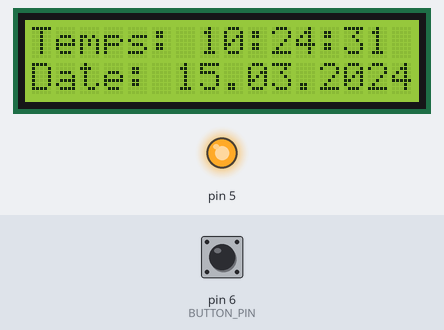
A sketch run on a simulated Arduino Uno, built with avr-gcc and run on an emulated ATmega328P. Shown: 16×2 character LCD, output pins drawn as LEDs (lit = HIGH). Inputs (shaded band) come from the test bench; at power-on: pin 6 (BUTTON_PIN) HIGH. The local clock reads 2024-03-15 10:24:30 at power-on unless the sketch sets it.

Above: at 1.2 s.
1.3 s: pin 6 (BUTTON_PIN) pulled LOW for 0.15 s
At 2.6 s:
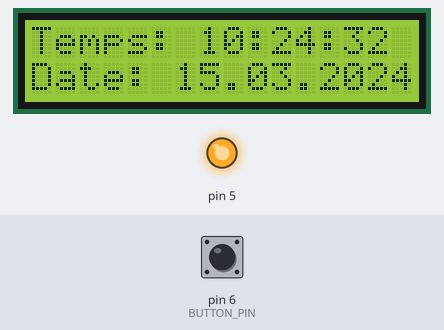
2.9 s: pin 6 (BUTTON_PIN) pulled LOW for 1 s
At 3.7 s:
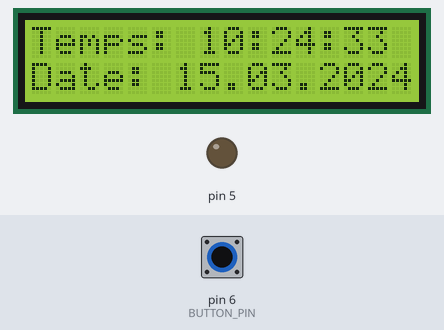
Timing chart, 0 to 5.9 s (numbered marks = the images above; inputs shaded):
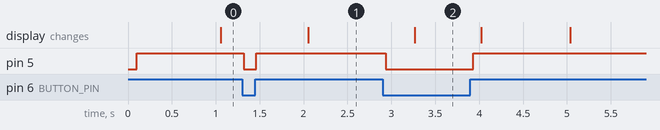

Measured:
- after the input at 1.3 s, pin 5: HIGH → LOW at once, → HIGH 0.15 s later
- after the input at 2.9 s, pin 5: HIGH → LOW at once, → HIGH 0.99 s later

The sketch:

ISIM_code.ino
```cpp
/*Sonette_ISIM*/
// 53s
#include<Wire.h>
#include <DS3231.h>
#include <LiquidCrystal_I2C.h>
const int BUTTON_PIN = 6;
LiquidCrystal_I2C lcd(0x27, 2, 1, 0, 4, 5, 6, 7, 3, POSITIVE);
DS3231  rtc(SDA, SCL);
Time t;
void setup() {

   Serial.begin(115200);
   rtc.begin();
    // rtc.setDOW(FRIDAY);
    // rtc.setTime(18, 36, 00);
    // rtc.setDate(22, 11, 2024);
    lcd.begin(16,2);
    pinMode(5, OUTPUT);
pinMode(BUTTON_PIN, INPUT_PULLUP);
}

void loop() {

t = rtc.getTime();
 lcd.setCursor(0,0);
 lcd.print("Temps: ");
 lcd.print(rtc.getTimeStr());
 lcd.setCursor(0,1);
 lcd.print("Date: ");
 lcd.print(rtc.getDateStr());

digitalWrite(5,HIGH);

jour_son(1);
 jour_son(2);
  jour_son(3);
   jour_son(4);
    jour_son(6);
     vendredi_son();

      int buttonState = digitalRead(BUTTON_PIN);

  if (buttonState == LOW) {
    digitalWrite(5, LOW);
  }
  else
  if (buttonState == HIGH) {
    digitalWrite(5, HIGH);
  }
}


void son(int d, int h , int m , int s){

  if(t.dow == d && t.hour==h && t.min ==m && t.sec == s)
{
digitalWrite(5,LOW);
delay(4000);
digitalWrite(5,HIGH);
}
}

//************************************lundi ----- Samedi**********************************
void jour_son(int j){

son(j,8,20,0);
 son(j,8,30,0);
  //son(j,10,30,0);
   son(j,10,55,0);
    son(j,11,10,0);
     //son(j,11,30,0);
     // son(j,12,30,0);
       son(j,13,30,0);
     // son(j,14,30,0);
    // son(j,15,30,0);
    son(j,16,0,0);
   son(j,16,15,0);
 // son(j,16,30,0);
 //son(j,17,30,0);
son(j,18,30,0);

  }

//************************************vendredi**********************************
  void vendredi_son(void){

son(5,8,20,0);
 son(5,8,30,0);
  son(5,10,20,0);
   son(5,10,35,0);
   // son(5,11,30,0);
    // son(5,12,30,0);
      son(5,13,30,0);
    // son(5,14,30,0);
   // son(5,15,30,0);
   son(5,16,30,0);
  son(5,16,45,0);
// son(5,17,30,0);
son(5,18,30,0);

}


/*                                          RAMADAN
///************************************lundi ----- Samedi**********************************
void jour_son(int j){

//son(j,23,2,0);  //essai

son(j,8,30,0);
 son(j,9,30,0);
  son(j,10,30,0);
   son(j,10,55,0);
    son(j,11,10,0);
     son(j,11,30,0);
      son(j,12,30,0);
       son(j,13,30,0);
      son(j,14,30,0);
     son(j,15,30,0);
    son(j,16,0,0);
   son(j,16,15,0);
  son(j,16,30,0);
 son(j,17,30,0);
son(j,18,30,0);

  }

//************************************vendredi**********************************
  void vendredi_son(void){

son(5,8,30,0);
 son(5,9,30,0);
  son(5,10,20,0);
   son(5,10,35,0);
    son(5,11,30,0);
     son(5,12,30,0);
      son(5,13,30,0);
     son(5,14,30,0);
    son(5,15,30,0);
   son(5,16,30,0);
  son(5,16,45,0);
 son(5,17,30,0);
son(5,18,30,0);

}
*/
```
